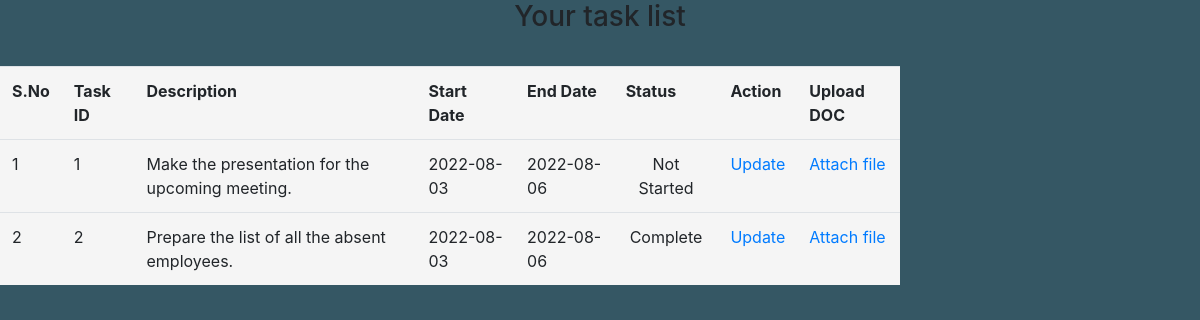
The app's page /task.php (signed in) with its own data.
### tables this page shows
CREATE TABLE `tasks` (
  `tid` int(11) NOT NULL,
  `uid` int(11) NOT NULL,
  `description` varchar(250) NOT NULL,
  `start_date` date NOT NULL,
  `end_date` date NOT NULL,
  `status` varchar(100) NOT NULL DEFAULT 'Not Started',
  `file_name` varchar(100) DEFAULT NULL
);

### task.php (the view, shortened to what this page needs)
<?php
	if(isset($_SESSION['email'])){
	include('includes/connection.php');
?>
<!DOCTYPE html>
<html>
<head>
    <link rel="stylesheet" href="bootstrap/css/bootstrap.min.css">
    <link rel="stylesheet" href="css/style.css">
</head>
<body>
	<center><h3>Your task list</h3></center><br>
	<table class="table" style="background-color: whitesmoke;width: 75vw;">
		<tr>
			<th>S.No</th>
			<th>Task ID</th>
			<th>Description</th>
			<th>Start Date</th>
			<th>End Date</th>
			<th>Status</th>
			<th>Action</th>
			<th>Upload DOC</th>
		</tr>
		<?php
			$sno = 1;
		    $query = "select * from tasks where uid = $_SESSION[uid]";
		    $query_run = mysqli_query($connection,$query);
		    while($row = mysqli_fetch_assoc($query_run)){
		    	?>
		    	<tr>
		    		<td><?php echo $sno; ?></td>
					<td><?php echo $row['tid']; ?></td>
					<td><?php echo $row['description']; ?></td>
					<td><?php echo $row['start_date']; ?></td>
					<td><?php echo $row['end_date']; ?></td>
					<td><center><?php echo $row['status']; ?></center></td>
					<td><a href="update_status.php?id=<?php echo $row['tid']; ?>">Update</a></td>
					<td><a href="upload_doc.php?id=<?php echo $row['tid']; ?>">Attach file</a></td>
				</tr>
				<?php
				$sno = $sno + 1;
		    }
		?>
	</table>
</body>
</html>
<?php
}
else{
	header('Location:user_login.php');
}
 ?>

### css/style.css (style rules this page uses)
body { background-color: #355764; padding: 0px; margin: 0px; }

### records on screen
tasks: tid "1", description "Make the presentation for the upcoming meeting.", start_date "2022-08-03", end_date "2022-08-06", status "Not Started"
tasks: tid "2", description "Prepare the list of all the absent employees.", start_date "2022-08-03", end_date "2022-08-06", status "Complete"
